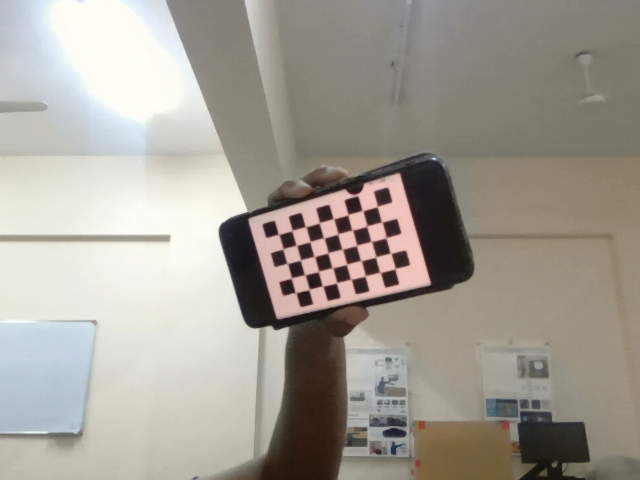
#> input picture basics/calib_images/img_0.png, 640 x 480 px; its folder holds only this picture in this run
$ python calibration.py
#> lines starting #> are read from the running program, lines starting #| are printed output that depends on the picture; after the words box and inside, x2 and y2 are one past the last pixel; in counts of white or black regions, pixels touching at a corner belong together
import numpy as np
import cv2 as cv
import pickle
import glob
import os

# FIND CHESSBOARD CORNERS - OBJECT POINTS AND IMAGE POINTS
chessboardSize = (8, 5)  # Size of the chessboard
frameSize = (640, 480)  # Size of the frames

# Termination criteria
criteria = (cv.TERM_CRITERIA_EPS + cv.TERM_CRITERIA_MAX_ITER, 30, 0.001)

# Prepare object points, like (0,0,0), (1,0,0), (2,0,0), ..., (8,5,0)
objp = np.zeros((chessboardSize[0] * chessboardSize[1], 3), np.float32)
objp[:, :2] = np.mgrid[0:chessboardSize[0], 0:chessboardSize[1]].T.reshape(-1, 2)

# Size of chessboard squares in mm
size_of_chessboard_squares_mm = 20
objp = objp * size_of_chessboard_squares_mm

# Arrays to store object points and image points from all the images
objpoints = []  # 3D points in real-world space
imgpoints = []  # 2D points in image plane

# Load images
images = glob.glob('./calib_images/*.png')
print(f"Found {len(images)} images.")

for image in images:
    img = cv.imread(image)
#> img is the input picture: shape (480, 640, 3); mean B, G, R 148.8, 157.3, 162.3
    if img is None:
        print(f"Failed to load image: {image}")
        continue
    gray = cv.cvtColor(img, cv.COLOR_BGR2GRAY)
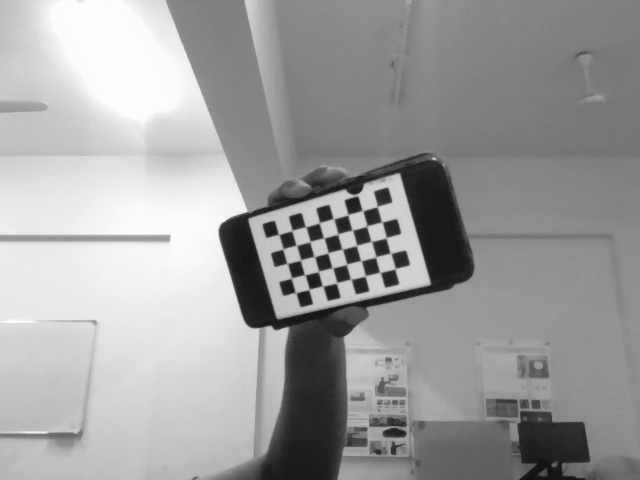
#> gray: shape (480, 640); min 16, max 254, mean 157.9

    # Find the chessboard corners
    ret, corners = cv.findChessboardCorners(gray, chessboardSize, None)
#> ret = True; corners = 40 rows, first 8: [278.6, 234.5], [291.8, 230.5], [305.4, 226.7], [319.2, 222.9], [333.3, 218.4], [348, 214.9], [362.5, 210.5], [377.2, 206.5]

    # If found, add object points and image points (after refining them)
    if ret:
        objpoints.append(objp)
        corners2 = cv.cornerSubPix(gray, corners, (11, 11), (-1, -1), criteria)
#> corners2 = 40 rows, first 8: [278.8, 234.3], [290.9, 230.7], [305.5, 226.8], [318.8, 223], [333.5, 218.7], [347.8, 214.7], [362.5, 210.6], [377.3, 206.5]
        imgpoints.append(corners2)  # Use refined corners

        # Draw and display the corners
        cv.drawChessboardCorners(img, chessboardSize, corners2, ret)
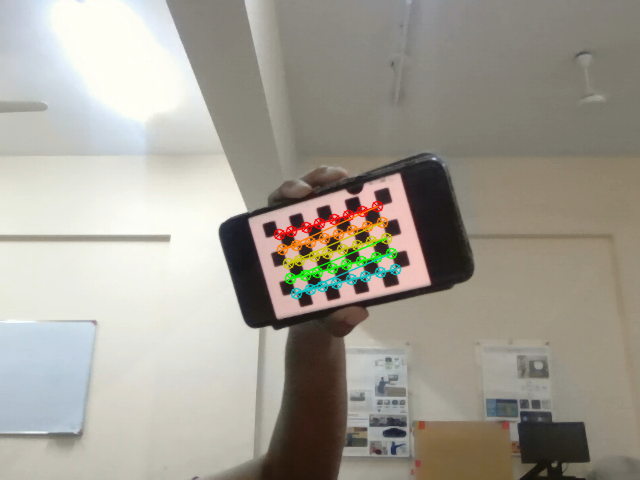
#> img: shape (480, 640, 3); 1.79% of pixels changed, all inside (x1, y1, x2, y2) = (273, 200, 402, 300)
        cv.imshow('img', img)
        cv.waitKey(1000)
    else:
        print(f"Chessboard not found in image: {image}")

cv.destroyAllWindows()

custom_directory = '../'

# Calibrate the camera
ret, cameraMatrix, dist, rvecs, tvecs = cv.calibrateCamera(objpoints, imgpoints, frameSize, None, None)
#> ret = 0.527; cameraMatrix = [[600.5, 0, 329.7], [0, 615.1, 234.8], [0, 0, 1]]; dist = [[2.51, -503.8, 0.0142, 0.03, 22112.8]]; rvecs = ([0.127, 0.298, -0.271],); tvecs = ([-69.08, -0.575, 799.7],)

if ret:
    # Save the camera calibration result for later use
    with open(os.path.join(custom_directory, "cameraMatrix.pkl"), "wb") as f:
        pickle.dump(cameraMatrix, f)
    with open(os.path.join(custom_directory, "dist.pkl"), "wb") as f:
        pickle.dump(dist, f)
    print("Camera calibration was successful.")
else:
    print("Camera calibration failed.")

$ run again, on basics/calib_images/img_12.png
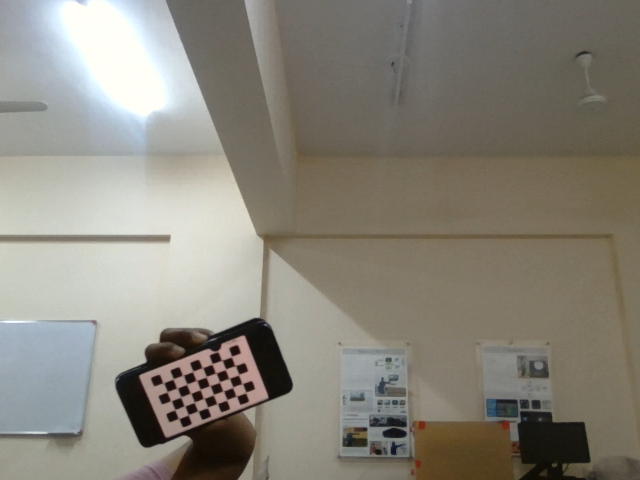
#> input picture basics/calib_images/img_12.png, 640 x 480 px
#> img is the input picture: shape (480, 640, 3); mean B, G, R 122.2, 132.5, 136.5
#> `gray = cv.cvtColor(img, cv.COLOR_BGR2GRAY)`:
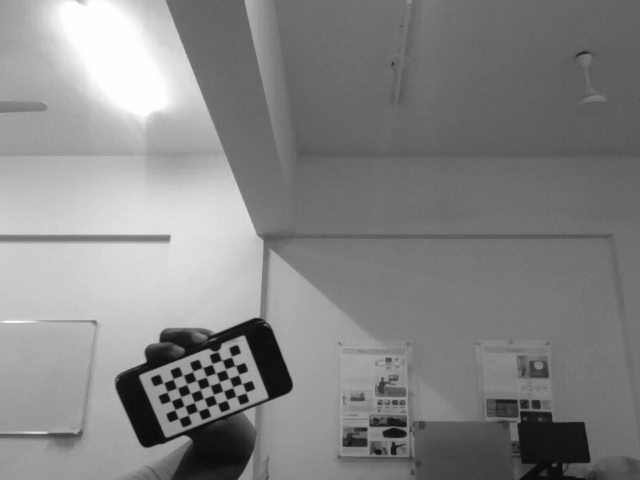
#> gray: shape (480, 640); min 10, max 255, mean 132.5
#> `ret, corners = cv.findChessboardCorners(gray, chessboardSize, None)`: ret = True; corners = 40 rows, first 8: [163.5, 383.3], [173, 379.1], [182.5, 374.6], [192.8, 371.3], [202.3, 367.6], [212.1, 363.9], [221.7, 360], [231.4, 356.5]
#> corners2 = 40 rows, first 8: [170.5, 385.2], [179.8, 381.7], [189.8, 377.6], [199.4, 373.8], [209.5, 370.1], [218.6, 366.3], [228.4, 363], [228.4, 363]
#> `cv.drawChessboardCorners(img, chessboardSize, corners2, ret)`:
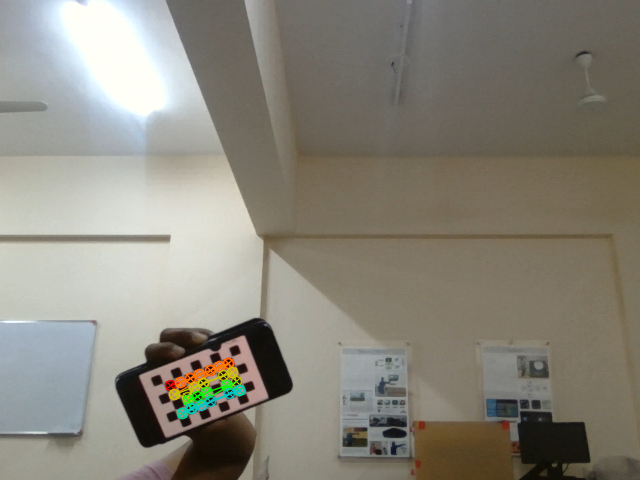
#> img: shape (480, 640, 3); 0.81% of pixels changed, all inside (x1, y1, x2, y2) = (164, 357, 246, 420)
#> `ret, cameraMatrix, dist, rvecs, tvecs = cv.calibrateCamera(objpoints, ..`: ret = 5.27; cameraMatrix = [[429.3, 0, 338.1], [0, 174.2, 252.2], [0, 0, 1]]; dist = [[-0.115, 0.342, 0.00402, 0.258, -0.0934]]; rvecs = ([-1.5, -0.715, -0.399],); tvecs = ([-408.1, 358.6, 409.4],)

$ run again, on basics/calib_images/img_1.png
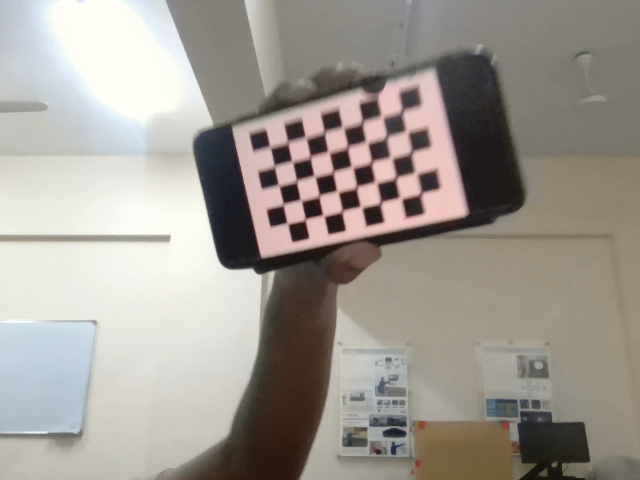
#> input picture basics/calib_images/img_1.png, 640 x 480 px
#> img is the input picture: shape (480, 640, 3); mean B, G, R 145.8, 153.5, 159.6
#> `gray = cv.cvtColor(img, cv.COLOR_BGR2GRAY)`:
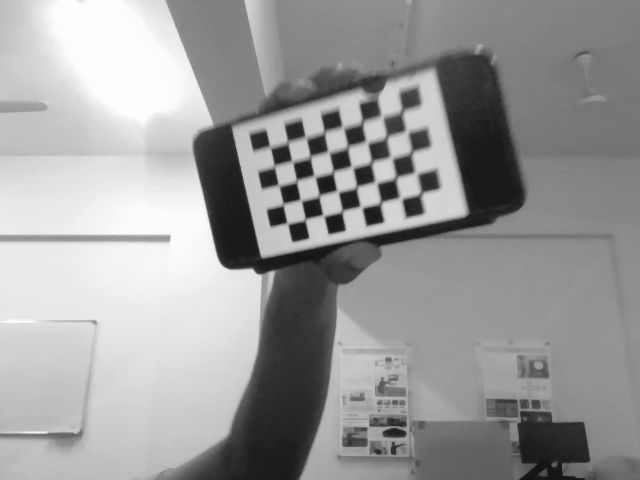
#> gray: shape (480, 640); min 17, max 254, mean 154.5
#> `ret, corners = cv.findChessboardCorners(gray, chessboardSize, None)`: ret = True; corners = 40 rows, first 8: [270, 146.7], [287.6, 141.9], [305.5, 137.5], [324, 131.8], [341.6, 125.3], [362.8, 121.3], [383.5, 118.6], [401.5, 113.4]
#> corners2 = 40 rows, first 8: [270, 146.9], [287.7, 142.3], [305.7, 137.5], [324.2, 132.1], [342.8, 127.3], [362.3, 122.2], [381.7, 116.2], [402, 111.2]
#> `cv.drawChessboardCorners(img, chessboardSize, corners2, ret)`:
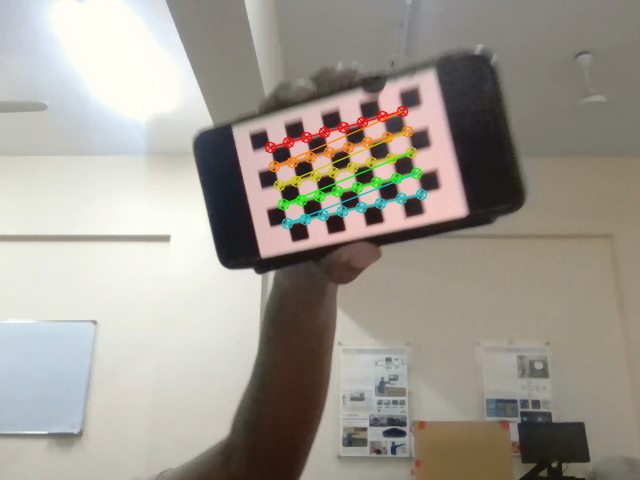
#> img: shape (480, 640, 3); 2.11% of pixels changed, all inside (x1, y1, x2, y2) = (264, 105, 428, 230)
#> `ret, cameraMatrix, dist, rvecs, tvecs = cv.calibrateCamera(objpoints, ..`: ret = 0.164; cameraMatrix = [[663.3, 0, 346.4], [0, 647.8, 209], [0, 0, 1]]; dist = [[-0.969, 72.1, -0.00619, -0.00217, -1444.9]]; rvecs = ([0.0197, 0.361, -0.219],); tvecs = ([-76.29, -63.28, 662],)
